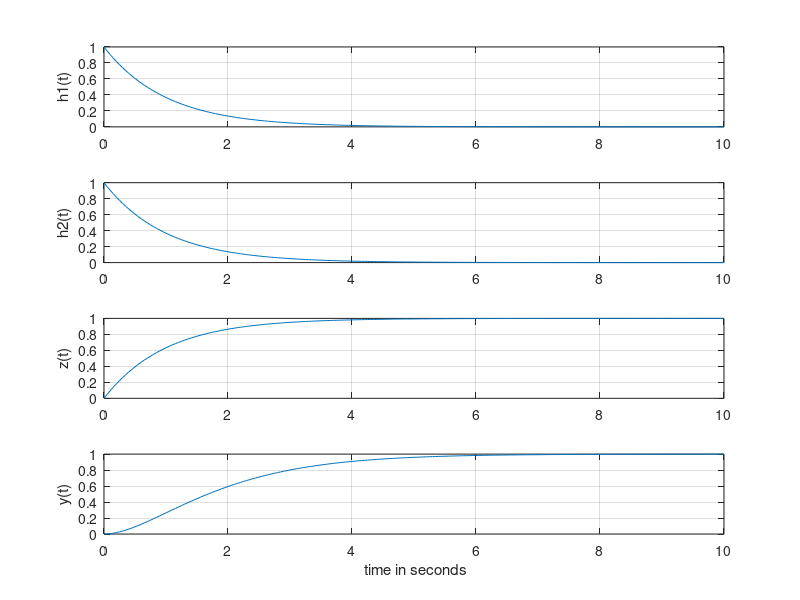

Recreate this plot in MATLAB.
t=0:0.05:10;
h1=exp(-t);
h2=exp(-t);
z=1-exp(-t);
y=1-exp(-t) - t.*exp(-t);
subplot(4,1,1), plot(t,h1),grid,
ylabel('h1(t)'),
subplot(4,1,2), plot(t,h2), grid,
ylabel('h2(t)'),
subplot(4,1,3), plot(t,z), grid,
ylabel('z(t)'), 
subplot(4,1,4), plot(t,y), grid,
xlabel(' time in seconds'), ylabel('y(t)'); 
